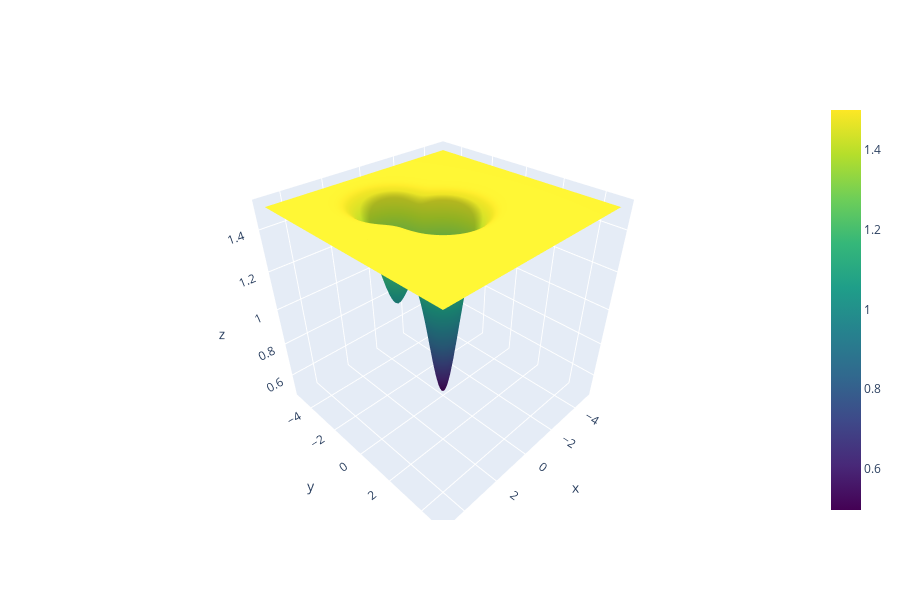

Notebook cell for this chart:
### Code cell
visualize_func(f)

### Figure 1 — Plotly figure (JSON) as saved in the notebook; plotly's stock layout.template omitted (floating-point values rounded to 4 significant figures; data arrays with more than 128 entries replaced by an {"elided": "..."} marker saying what was removed)
{"data": [{"colorscale": [[0, "#440154"], [0.1111, "#482878"], [0.2222, "#3e4989"], [0.3333, "#31688e"], [0.4444, "#26828e"], [0.5556, "#1f9e89"], [0.6667, "#35b779"], [0.7778, "#6ece58"], [0.8889, "#b5de2b"], [1, "#fde725"]], "type": "surface", "x": {"elided": "100x100 float values"}, "y": {"elided": "100x100 float values"}, "z": {"elided": "100x100 float values"}}], "layout": {"autosize": true, "height": 600}}
